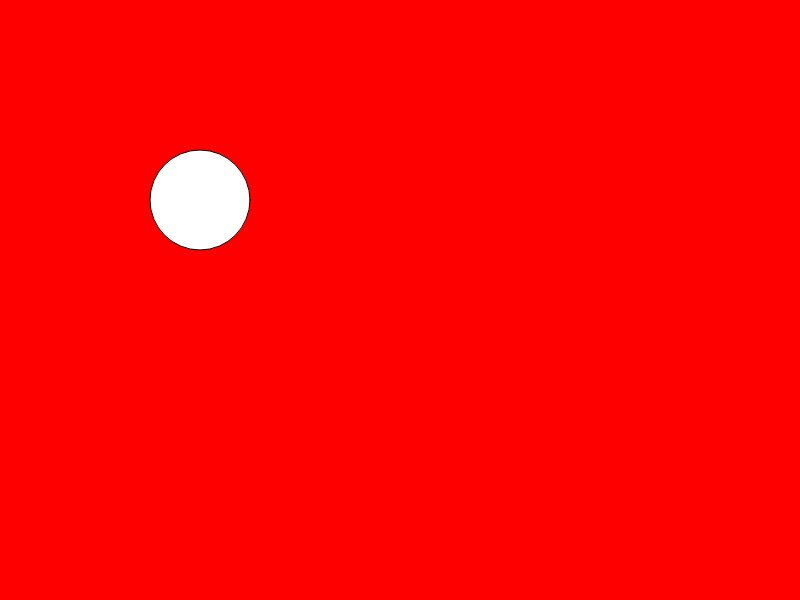
Frame 1 (no input)
Frame 60 (no input): identical to frame 1, image omitted
Frame 120 (the mouse pressed at the canvas centre since frame 60): identical to frame 1, image omitted

The p5.js sketch that drew this single still picture (run headless with seeded random() and noise() and a simulated clock; from frame 60 on, the mouse is pressed at the canvas centre):

// p5.js sketch
// ── sketch.js
function setup() {
    createCanvas(800, 600);
}

function draw() {
    background("red");
    //circle in the center with a width of 100
    circle(200, 200, 100);
}
